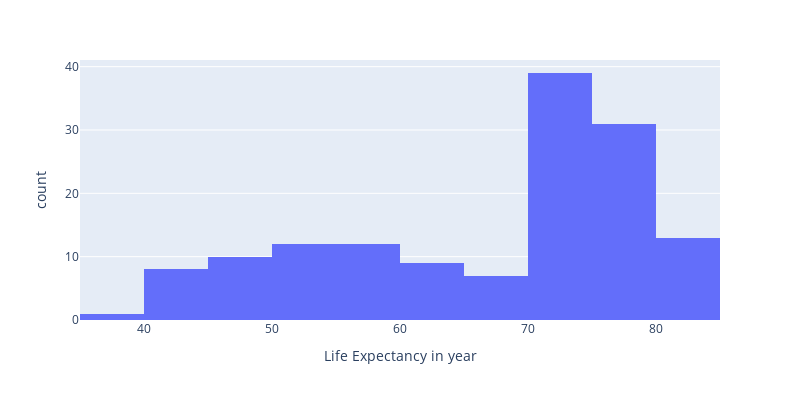

The cell this chart's notebook holds for it:
### Code cell
fig = px.histogram(Gapminder_2007, x="lifeExp", nbins=20, width=800, height=400, # creating histogram for life expectancy with 20 bins
                  labels={"lifeExp": "Life Expectancy in year"})
fig.show()


# observation - many people lived upto 70-75 age , left skwed data , 
# - life expectancy incerasing ( by drawing histograms for each year and) # helps in setting life insurance policy

### Figure 1 — Plotly figure (JSON) as saved in the notebook; plotly's stock layout.template omitted (floating-point values rounded to 4 significant figures; data arrays with more than 128 entries replaced by an {"elided": "..."} marker saying what was removed)
{"data": [{"alignmentgroup": "True", "bingroup": "x", "hovertemplate": "Life Expectancy in year=%{x}<br>count=%{y}<extra></extra>", "legendgroup": "", "marker": {"color": "#636efa", "pattern": {"shape": ""}}, "name": "", "nbinsx": 20, "offsetgroup": "", "orientation": "v", "showlegend": false, "type": "histogram", "x": {"elided": "142 float values"}, "xaxis": "x", "yaxis": "y"}], "layout": {"barmode": "relative", "height": 400, "legend": {"tracegroupgap": 0}, "margin": {"t": 60}, "width": 800, "xaxis": {"anchor": "y", "domain": [0, 1], "title": {"text": "Life Expectancy in year"}}, "yaxis": {"anchor": "x", "domain": [0, 1], "title": {"text": "count"}}}}
